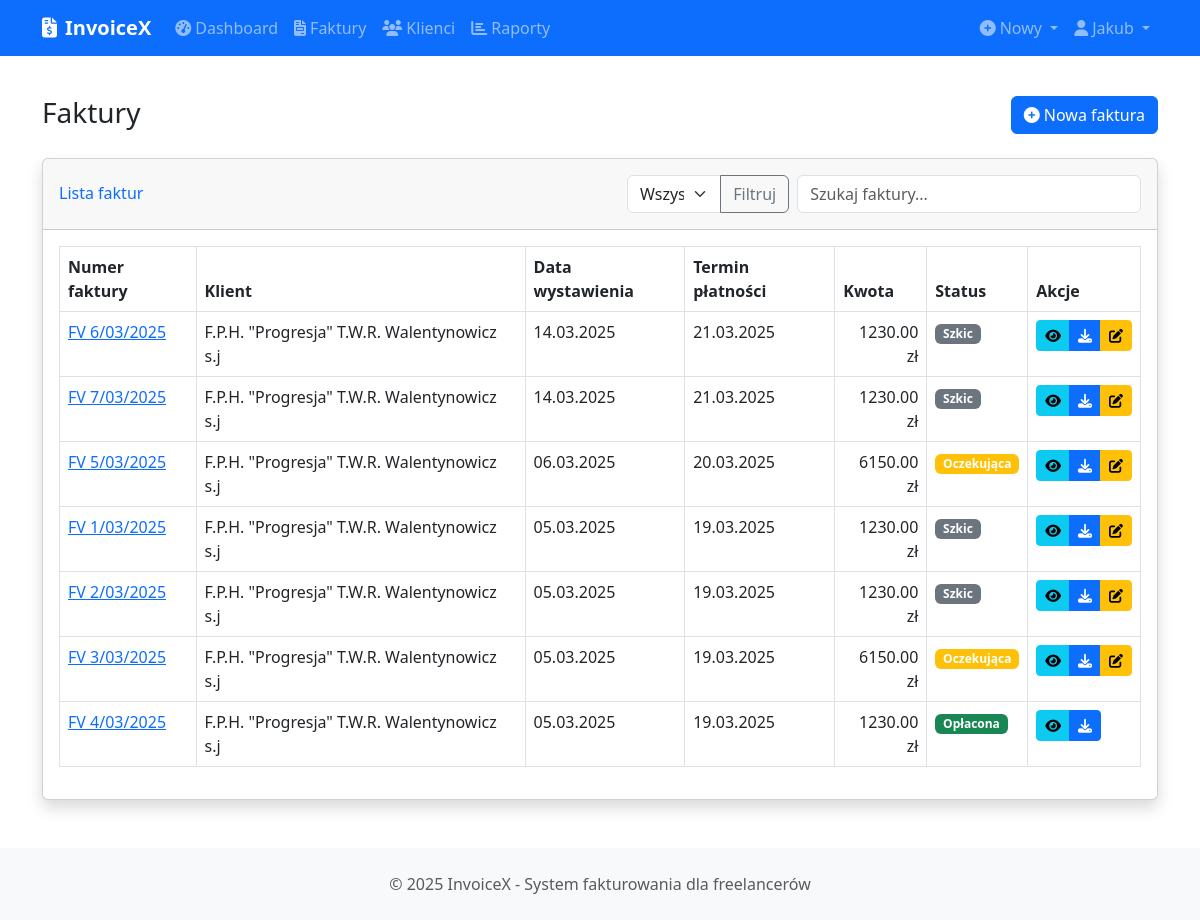
The page /invoices (signed in) on the database as committed earlier.
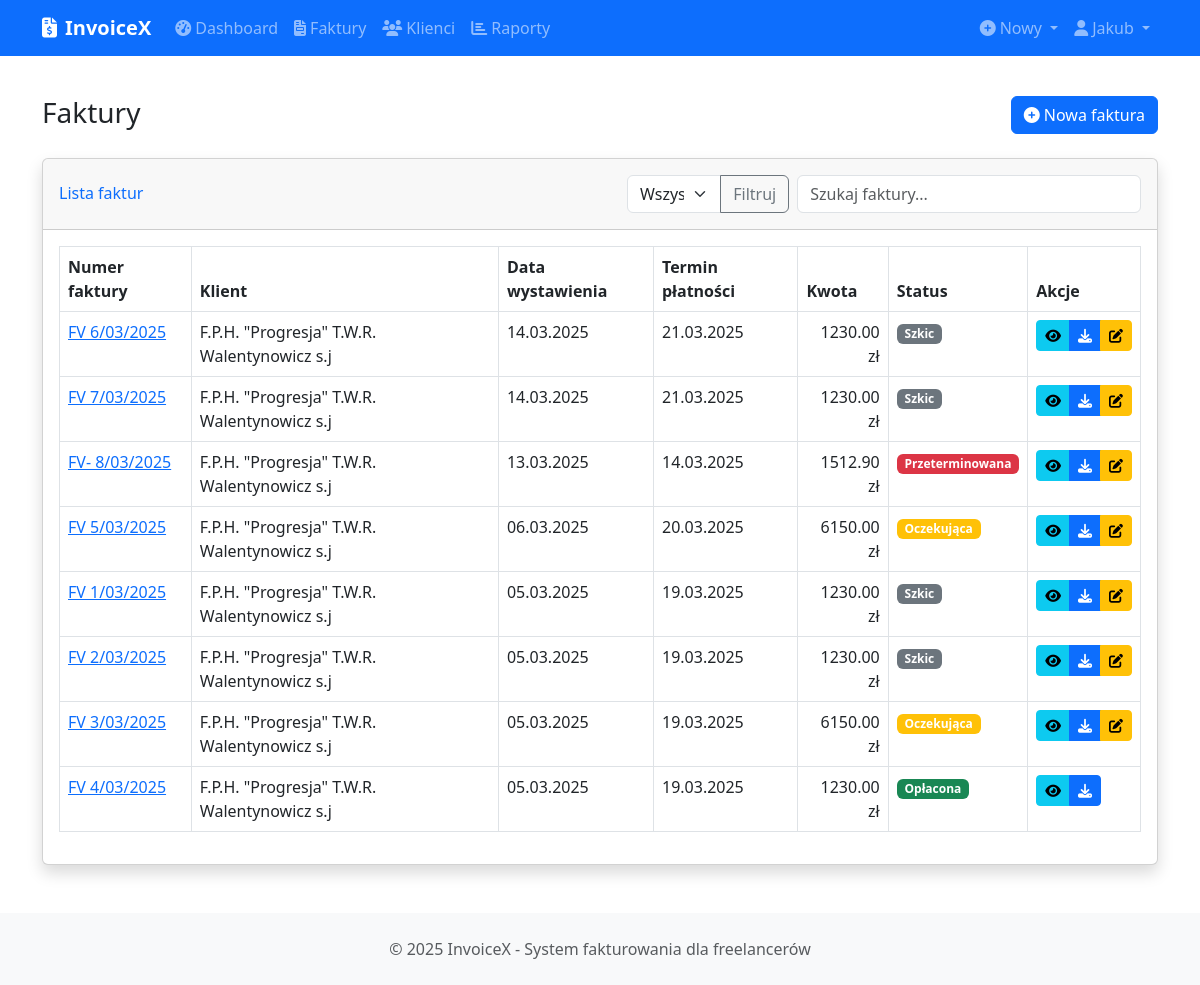
The same page on the database as committed later.
### app/models/user.py (models this page shows, shortened)
class User(db.Model, UserMixin):
    __tablename__ = 'users'
    id = db.Column(db.Integer, primary_key=True)
    uuid = db.Column(db.String(36), unique=True, default=lambda: str(uuid.uuid4()))
    email = db.Column(db.String(120), unique=True, nullable=False, index=True)
    password_hash = db.Column(db.String(256), nullable=False)
    first_name = db.Column(db.String(50), nullable=False)
    last_name = db.Column(db.String(50), nullable=False)
    company_name = db.Column(db.String(100))
    tax_id = db.Column(db.String(50))  # NIP
    address_line1 = db.Column(db.String(100))
    address_line2 = db.Column(db.String(100))
    city = db.Column(db.String(50))
    postal_code = db.Column(db.String(20))
    country = db.Column(db.String(50))
    phone = db.Column(db.String(20))
    logo = db.Column(db.String(255))  # Ścieżka do pliku logo
    is_active = db.Column(db.Boolean, default=True)
    confirmed = db.Column(db.Boolean, default=False)
    confirmed_on = db.Column(db.DateTime)
    created_at = db.Column(db.DateTime, default=datetime.utcnow)
    updated_at = db.Column(db.DateTime, default=datetime.utcnow, onupdate=datetime.utcnow)
    last_login = db.Column(db.DateTime)
    clients = db.relationship('Client', backref='user', lazy='dynamic', cascade='all, delete-orphan')
    invoices = db.relationship('Invoice', backref='user', lazy='dynamic', cascade='all, delete-orphan')

### app/models/invoice.py (models this page shows, shortened)
class Invoice(db.Model):
    __tablename__ = 'invoices'
    id = db.Column(db.Integer, primary_key=True)
    uuid = db.Column(db.String(36), unique=True, default=lambda: str(uuid.uuid4()))
    user_id = db.Column(db.Integer, db.ForeignKey('users.id'), nullable=False)
    client_id = db.Column(db.Integer, db.ForeignKey('clients.id'), nullable=False)
    invoice_number = db.Column(db.String(50), nullable=False, unique=True)
    issue_date = db.Column(db.Date, nullable=False, default=datetime.utcnow().date())
    sale_date = db.Column(db.Date, nullable=True)
    due_date = db.Column(db.Date, nullable=False, default=lambda: (datetime.utcnow() + timedelta(days=14)).date())
    bank_account = db.Column(db.String(100), nullable=True)
    status = db.Column(db.String(20), nullable=False, default=InvoiceStatus.DRAFT)
    payment_method = db.Column(db.String(20), default=PaymentMethod.BANK_TRANSFER)
    subtotal = db.Column(db.Numeric(10, 2), nullable=False, default=0)
    tax_rate = db.Column(db.Numeric(5, 2), default=0)  # Procent podatku
    tax_amount = db.Column(db.Numeric(10, 2), default=0)
    discount = db.Column(db.Numeric(10, 2), default=0)
    total = db.Column(db.Numeric(10, 2), nullable=False, default=0)
    notes = db.Column(db.Text)
    terms = db.Column(db.Text)
    payment_date = db.Column(db.Date)
    payment_id = db.Column(db.String(100))  # ID transakcji z systemu płatności
    created_at = db.Column(db.DateTime, default=datetime.utcnow)
    updated_at = db.Column(db.DateTime, default=datetime.utcnow, onupdate=datetime.utcnow)
    items = db.relationship('InvoiceItem', backref='invoice', lazy='dynamic',
                            cascade='all, delete-orphan')

### app/models/client.py (models this page shows, shortened)
class Client(db.Model):
    __tablename__ = 'clients'
    id = db.Column(db.Integer, primary_key=True)
    uuid = db.Column(db.String(36), unique=True, default=lambda: str(uuid.uuid4()))
    user_id = db.Column(db.Integer, db.ForeignKey('users.id'), nullable=False)
    name = db.Column(db.String(100), nullable=False)
    email = db.Column(db.String(120))
    company_name = db.Column(db.String(100))
    tax_id = db.Column(db.String(50))  # NIP
    address_line1 = db.Column(db.String(100))
    address_line2 = db.Column(db.String(100))
    city = db.Column(db.String(50))
    postal_code = db.Column(db.String(20))
    country = db.Column(db.String(50))
    phone = db.Column(db.String(20))
    notes = db.Column(db.Text)
    is_active = db.Column(db.Boolean, default=True)
    created_at = db.Column(db.DateTime, default=datetime.utcnow)
    updated_at = db.Column(db.DateTime, default=datetime.utcnow, onupdate=datetime.utcnow)
    invoices = db.relationship('Invoice', backref='client', lazy='dynamic', cascade='all, delete-orphan')

### app/routes/dashboard.py (the view)
@dashboard_bp.route('/invoices')
@login_required
def invoices():
    page = request.args.get('page', 1, type=int)
    status = request.args.get('status', 'all')
    query = Invoice.query.filter_by(user_id=current_user.id)
    if status != 'all' and status in InvoiceStatus.all():
        query = query.filter_by(status=status)
    query = query.order_by(Invoice.issue_date.desc())
    pagination = query.paginate(page=page, per_page=10, error_out=False)
    invoices = pagination.items
    status_choices = [('all', 'Wszystkie faktury')] + [(s, s.capitalize()) for s in InvoiceStatus.all()]
    return render_template('dashboard/invoices.html',
                          title='Faktury',
                          invoices=invoices,
                          pagination=pagination,
                          status=status,
                          status_choices=status_choices)

### app/models/invoice.py (called while the page is built)
    @classmethod
    def all(cls):
        return [cls.DRAFT, cls.PENDING, cls.PAID, cls.OVERDUE, cls.CANCELED]

### app/models/user.py (called while the page is built)
@login_manager.user_loader
def load_user(user_id):
    return User.query.get(user_id)

### app/templates/dashboard/invoices.html (shortened to what this page needs)
{% extends 'layout.html' %}
{% block content %}
<div class="row mb-4">
    <div class="col-md-6">
        <h1 class="h3 mb-0 text-gray-800">Faktury</h1>
    </div>
    <div class="col-md-6 text-md-end">
        <a href="{{ url_for('invoice.create') }}" class="btn btn-primary">
            <i class="fas fa-plus-circle me-1"></i>Nowa faktura
        </a>
    </div>
</div>
<div class="card shadow mb-4">
    <div class="card-header py-3 d-flex justify-content-between align-items-center">
        <h6 class="m-0 font-weight-bold text-primary">Lista faktur</h6>
        <div class="d-flex">
            <form method="GET" action="{{ url_for('dashboard.invoices') }}" class="me-2">
                <div class="input-group">
                    <select class="form-select" name="status" id="status">
                        {% for value, label in status_choices %}
                        <option value="{{ value }}" {% if status == value %}selected{% endif %}>{{ label }}</option>
                        {% endfor %}
                    </select>
                    <button class="btn btn-outline-secondary" type="submit">Filtruj</button>
                </div>
            </form>
            <input type="text" class="form-control table-search" placeholder="Szukaj faktury..." data-table="invoices-table">
        </div>
    </div>
    <div class="card-body">
        {% if invoices %}
        <div class="table-responsive">
            <table class="table table-bordered table-hover" id="invoices-table">
                <thead>
                    <tr>
                        <th>Numer faktury</th>
                        <th>Klient</th>
                        <th>Data wystawienia</th>
                        <th>Termin płatności</th>
                        <th>Kwota</th>
                        <th>Status</th>
                        <th>Akcje</th>
                    </tr>
                </thead>
                <tbody>
                    {% for invoice in invoices %}
                    <tr>
                        <td>
                            <a href="{{ url_for('invoice.view', invoice_id=invoice.id) }}">
                                {{ invoice.invoice_number }}
                            </a>
                        </td>
                        <td>{{ invoice.client.name }}</td>
                        <td>{{ invoice.issue_date.strftime('%d.%m.%Y') }}</td>
                        <td>{{ invoice.due_date.strftime('%d.%m.%Y') }}</td>
                        <td class="text-end">{{ "%.2f"|format(invoice.total) }} zł</td>
                        <td>
                            {% if invoice.status == 'paid' %}
                            <span class="badge bg-success">Opłacona</span>
                            {% elif invoice.status == 'pending' %}
                            <span class="badge bg-warning">Oczekująca</span>
                            {% elif invoice.status == 'overdue' %}
                            <span class="badge bg-danger">Przeterminowana</span>
                            {% elif invoice.status == 'draft' %}
                            <span class="badge bg-secondary">Szkic</span>
                            {% elif invoice.status == 'canceled' %}
                            <span class="badge bg-dark">Anulowana</span>
                            {% endif %}
                        </td>
                        <td>
                            <div class="btn-group btn-group-sm">
                                <a href="{{ url_for('invoice.view', invoice_id=invoice.id) }}" class="btn btn-info">
                                    <i class="fas fa-eye"></i>
                                </a>
                                <a href="{{ url_for('invoice.download', invoice_id=invoice.id) }}" class="btn btn-primary">
                                    <i class="fas fa-download"></i>
                                </a>
                                {% if invoice.status != 'paid' and invoice.status != 'canceled' %}
                                <a href="{{ url_for('invoice.edit', invoice_id=invoice.id) }}" class="btn btn-warning">
                                    <i class="fas fa-edit"></i>
                                </a>
                                {% endif %}
                            </div>
                        </td>
                    </tr>
                    {% endfor %}
                </tbody>
            </table>
        </div>
        {% endif %}
    </div>
</div>
{% endblock %}

### app/templates/layout.html (shortened to what this page needs)
<!DOCTYPE html>
<html lang="pl">
<head>
    <link href="https://cdn.jsdelivr.net/npm/bootstrap@5.3.0/dist/css/bootstrap.min.css" rel="stylesheet">
    <link rel="stylesheet" href="https://cdnjs.cloudflare.com/ajax/libs/font-awesome/6.4.0/css/all.min.css">
    <link rel="stylesheet" href="{{ url_for('static', filename='css/style.css') }}">
</head>
<body>
    {% if current_user.is_authenticated %}
    <nav class="navbar navbar-expand-lg navbar-dark bg-primary">
        <div class="container">
            <a class="navbar-brand" href="{{ url_for('dashboard.index') }}">
                <i class="fas fa-file-invoice-dollar me-2"></i>{{ app_name }}
            </a>
            <div class="collapse navbar-collapse" id="navbarMain">
                <ul class="navbar-nav me-auto">
                    <li class="nav-item">
                        <a class="nav-link" href="{{ url_for('dashboard.index') }}">
                            <i class="fas fa-tachometer-alt me-1"></i>Dashboard
                        </a>
                    </li>
                    <li class="nav-item">
                        <a class="nav-link" href="{{ url_for('dashboard.invoices') }}">
                            <i class="fas fa-file-invoice me-1"></i>Faktury
                        </a>
                    </li>
                    <li class="nav-item">
                        <a class="nav-link" href="{{ url_for('dashboard.clients') }}">
                            <i class="fas fa-users me-1"></i>Klienci
                        </a>
                    </li>
                    <li class="nav-item">
                        <a class="nav-link" href="{{ url_for('reports.index') }}">
                            <i class="fas fa-chart-bar me-1"></i>Raporty
                        </a>
                    </li>
                </ul>
                <ul class="navbar-nav ms-auto">
                    <li class="nav-item dropdown">
                        <a class="nav-link dropdown-toggle" href="#" id="navbarDropdownCreate" role="button"
                           data-bs-toggle="dropdown" aria-expanded="false">
                            <i class="fas fa-plus-circle me-1"></i>Nowy
                        </a>
                    </li>
                    <li class="nav-item dropdown">
                        <a class="nav-link dropdown-toggle" href="#" id="navbarDropdownUser" role="button"
                           data-bs-toggle="dropdown" aria-expanded="false">
                            <i class="fas fa-user me-1"></i>{{ current_user.first_name }}
                        </a>
                    </li>
                </ul>
            </div>
        </div>
    </nav>
    {% endif %}
    <main class="container py-4">
        {% block content %}{% endblock %}
    </main>
    <footer class="bg-light py-4 mt-auto">
        <div class="container text-center">
            <p class="mb-0 text-muted">
                &copy; {{ current_year }} {{ app_name }} - System fakturowania dla freelancerów
            </p>
        </div>
    </footer>
</body>
</html>

### app/static/css/style.css (style rules this page uses)
body { min-height: 100vh; display: flex; flex-direction: column; }
main { flex: 1; }
.navbar-brand { font-weight: 600; }

Rows that differ between the two databases and show on the page:
added Invoice: invoice_number "FV- 8/03/2025", client.name "F.P.H. \"Progresja\" T.W.R. Walentynowicz s.j", issue_date "13.03.2025", due_date "14.03.2025", total "1512.90", status "Przeterminowana"
